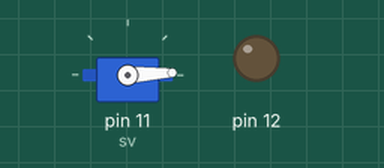
A sketch run on a simulated Arduino Uno, built with avr-gcc and run on an emulated ATmega328P. Shown: servo, output pins drawn as LEDs (lit = HIGH).

Above: at 0.05 s.
At 1.3 s:
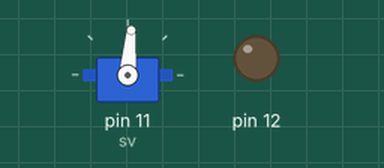
At 2.6 s:
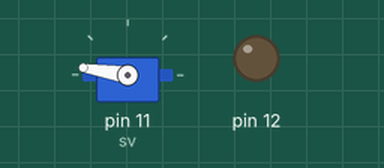
At 5.2 s:
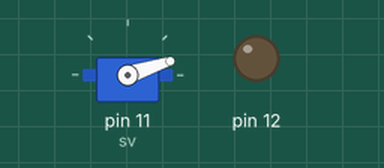
Timing chart, 0 to 7.1 s (numbered marks = the images above):
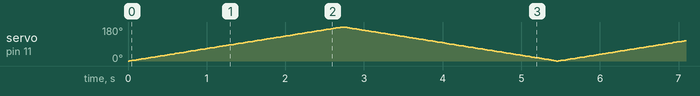

The sketch:

sketch_jun28a.ino
```cpp
#include<Servo.h>
Servo sv;
void setup(){
    pinMode(12, OUTPUT);
    pinMode(11, OUTPUT);
    analogWrite(12, HIGH);
    sv.attach(11);
}
void loop(){
    for(int i=0;i<=180;i++)sv.write(i), delay(15);
    for(int i=180;~i;i--)sv.write(i), delay(15);
}
```
